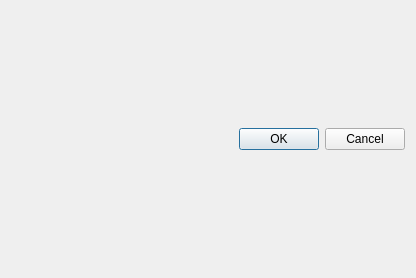
<?xml version="1.0" encoding="UTF-8"?>
<ui version="4.0">
 <class>HotkeyDialog</class>
 <widget class="QDialog" name="HotkeyDialog">
  <property name="geometry">
   <rect>
    <x>0</x>
    <y>0</y>
    <width>416</width>
    <height>278</height>
   </rect>
  </property>
  <property name="windowTitle">
   <string>PyMangaReader Settings</string>
  </property>
  <layout class="QVBoxLayout" name="verticalLayout_2">
   <item>
    <layout class="QFormLayout" name="formLayout">
     <property name="fieldGrowthPolicy">
      <enum>QFormLayout::AllNonFixedFieldsGrow</enum>
     </property>
    </layout>
   </item>
   <item>
    <widget class="QDialogButtonBox" name="buttonBox">
     <property name="orientation">
      <enum>Qt::Horizontal</enum>
     </property>
     <property name="standardButtons">
      <set>QDialogButtonBox::Cancel|QDialogButtonBox::Ok</set>
     </property>
    </widget>
   </item>
  </layout>
 </widget>
 <resources>
  <include location="images_res.qrc"/>
 </resources>
 <connections>
  <connection>
   <sender>buttonBox</sender>
   <signal>accepted()</signal>
   <receiver>HotkeyDialog</receiver>
   <slot>accept()</slot>
   <hints>
    <hint type="sourcelabel">
     <x>248</x>
     <y>254</y>
    </hint>
    <hint type="destinationlabel">
     <x>157</x>
     <y>274</y>
    </hint>
   </hints>
  </connection>
  <connection>
   <sender>buttonBox</sender>
   <signal>rejected()</signal>
   <receiver>HotkeyDialog</receiver>
   <slot>reject()</slot>
   <hints>
    <hint type="sourcelabel">
     <x>316</x>
     <y>260</y>
    </hint>
    <hint type="destinationlabel">
     <x>286</x>
     <y>274</y>
    </hint>
   </hints>
  </connection>
 </connections>
</ui>
